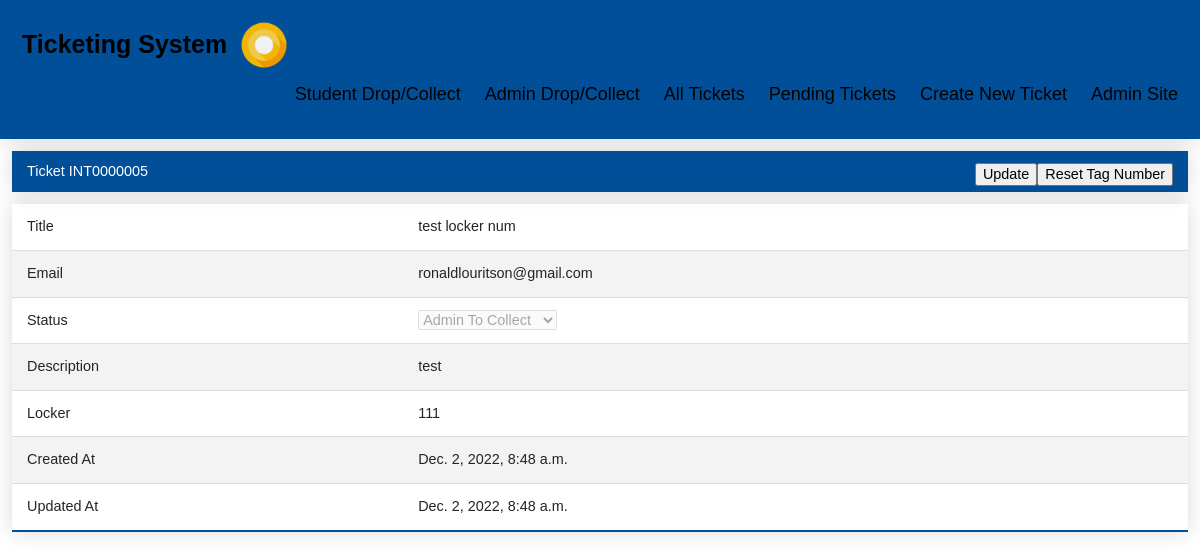
Page /ticket/details/5 on the committed database.
### ticketApp/models.py (models this page shows)
class Ticket(models.Model):
	title = models.CharField(max_length=100)
	requester_email = models.EmailField(blank=True,null=True)
	status = models.CharField(max_length=60, choices=TicketStatus.choices, default=TicketStatus.STUDENT_TO_DROP)
	description = models.TextField()
	locker_num = models.ForeignKey('Locker', limit_choices_to={'locker_status': 'Available'}, null=True, blank=True, default=None, on_delete=models.CASCADE)
	tag_num = models.IntegerField(blank=True,null=True,default=None)
	created_at = models.DateTimeField('created at', auto_now_add=True)
	updated_at = models.DateTimeField('updated at', auto_now=True)

class Locker(models.Model):
	locker_num = models.IntegerField(blank=True,null=True)
	locker_status = models.CharField(max_length=15, choices=LockerStatus.choices, default=LockerStatus.AVAILABLE)
	locker_available = models.BooleanField(default=True)
	created_at = models.DateTimeField('created at', auto_now_add=True)
	updated_at = models.DateTimeField('updated at', auto_now=True)
	def __str__(self):
		return str(self.locker_num)

### ticketApp/views.py (the view)
# urls.py: path('ticket/details/<int:ticket_id>', views.ticket_by_id, name='ticket_by_id'),
def ticket_by_id(request, ticket_id):
	ticket = Ticket.objects.get(pk=ticket_id)
	form_status = UpdateStatus(instance=ticket)
	locker = 'No'
	return render(request, 'ticket_by_id.html', {'ticket':ticket, 'form_status': form_status, 'locker': locker,})

### ticketApp/forms.py
class UpdateStatus(forms.ModelForm):
    class Meta:
        model = Ticket
        fields = ['status']

### ticketApp/templates/ticket_by_id.html (shortened to what this page needs)
{% extends 'base.html' %}
{% block content %}
	<div class="ticket">
		<table class="styled-table">
		<h2>Ticket INT{{ticket.id|stringformat:"07d"}} <input type='button' onclick="resetTagNum()" value='Reset Tag Number' class="sel header-right"> <input type="button" value="Update" onclick="Update()" class="sel header-right"></h2>
		<tbody>
			<tr>
				<td>Title</td>
				<td>{{ticket.title}}</td>
			</tr>
			<tr>
				<td>Email</td>
				<td>{{ticket.requester_email}}</td>
			</tr>
			<tr>
				<td>Status</td>
					<td>
						<select name="status" id="status">
							{% for i in form_status.status %}
								<option value="{{i}}"></option>
							{% endfor %}
						</select>
					</td>
			</tr>
			<tr>
				<td>Description</td>
				<td>{{ticket.description}}</td>
			</tr>
			<tr id='tdLocker'>
				<td>Locker</td>
				{% if locker == 'No' %}
					<td id='lockernum' name='lockernum'>{{ticket.locker_num}}</td>
				{% endif %}
			</tr>
			<tr>
				<td>Created At</td>
				<td>{{ticket.created_at}}</td>
			</tr>
			<tr>
				<td>Updated At</td>
				<td>{{ticket.updated_at}}</td>
			</tr>
		</tbody>
		</table>
	</div>
{% endblock %}

### static/style.css (style rules this page uses)
.header-right { float: right; }
.styled-table { border-collapse: collapse; margin: 25px 0; width:98%; margin-top: 1%; margin-left:1%; margin-right:1%; font-size: 0.9em; font-family: sans-serif; min-width: 200px; box-shadow: 0 0 20px rgba(0, 0, 0, 0.15); }
.styled-table th, .styled-table td { padding: 12px 15px; }
.styled-table tbody tr { border-bottom: 1px solid #dddddd; }
.styled-table tbody tr:nth-of-type(even) { background-color: #f3f3f3; }
.styled-table tbody tr:last-of-type { border-bottom: 2px solid #004f98; }
.ticket h2 { background-color: #004f98; color: #ffffff; text-align: left; box-shadow: 0 0 20px rgba(0, 0, 0, 0.15); padding: 12px 15px; margin-top: 1%; margin-left:1%; margin-right: 1%; font-size: 0.9em; font-family: sans-serif; min-width: 200px; }

### rows in the picture
Ticket: id "0000005", title "test locker num", requester_email "ronaldlouritson@gmail.com", status "Admin To Collect", description "test", locker_num "111", created_at "Dec. 2, 2022, 8:48 a.m.", updated_at "Dec. 2, 2022, 8:48 a.m."
